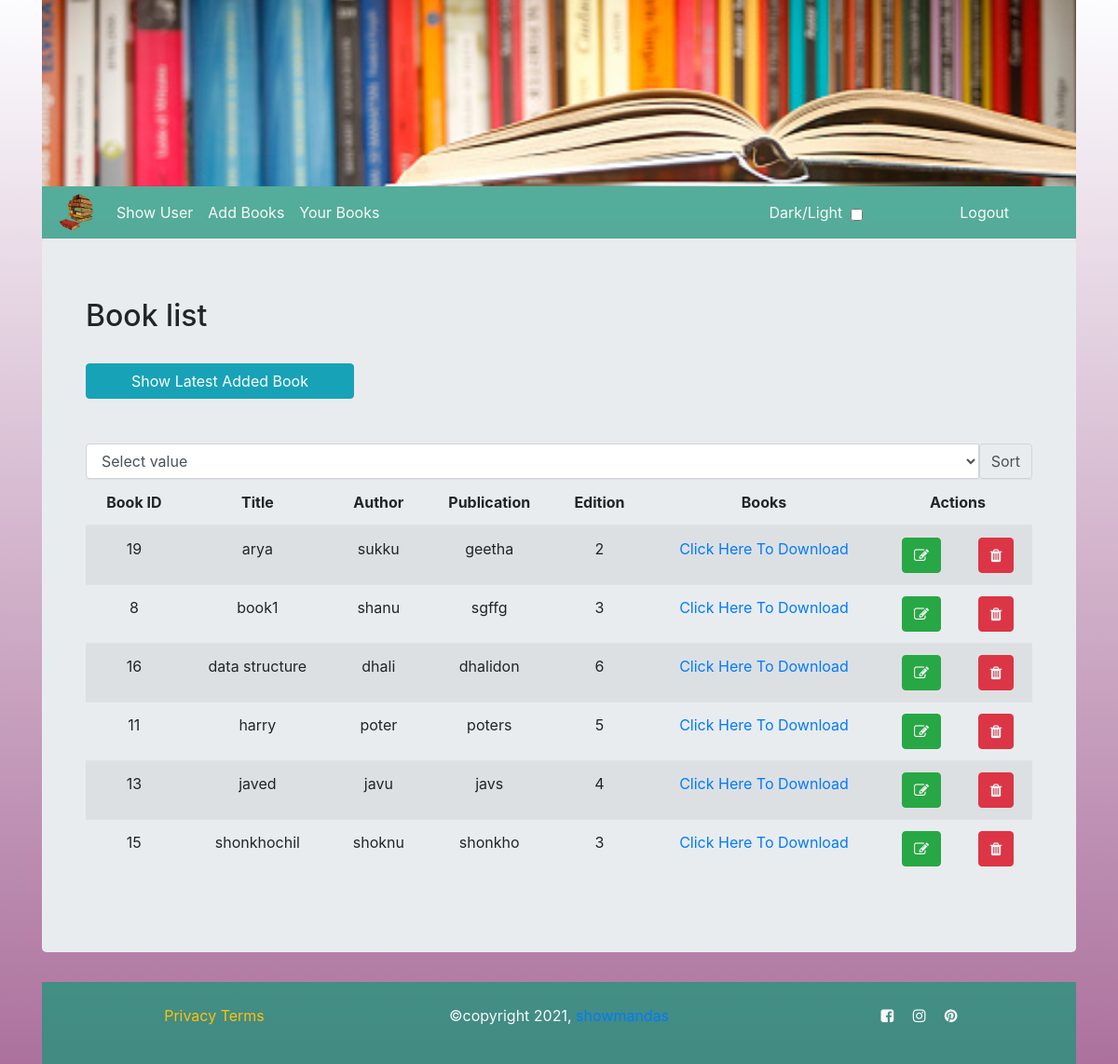
The page /admin/booklist.php (signed in) on the database its author committed.
### tables this page shows
CREATE TABLE `booklists` (
  `id` int(11) NOT NULL,
  `username` varchar(255) NOT NULL,
  `title` varchar(255) NOT NULL,
  `author` varchar(255) NOT NULL,
  `publication` varchar(255) NOT NULL,
  `edition` varchar(255) NOT NULL,
  `files` varchar(255) NOT NULL
);

### admin/booklist.php (the view, shortened to what this page needs)
<!DOCTYPE html>
<html lang="en">
<head>
<link rel="stylesheet" href="https://maxcdn.bootstrapcdn.com/bootstrap/4.5.2/css/bootstrap.min.css">
<link rel="stylesheet" href="https://cdnjs.cloudflare.com/ajax/libs/font-awesome/4.7.0/css/font-awesome.min.css" />
<link rel="stylesheet" href="css/style.css">
</head>
<body style="background-image:linear-gradient(to bottom, rgba(245, 246, 252, 0.3), rgba(117, 19, 93, 0.6)),
    url('images/bgimg.jpg');">
<div class="wrapper container">
  <?php
  include 'header.php'
  ?>
<?php
include 'nav.php';
?>
<div class="jumbotron">
<div class="container table-responsive-sm">
  <h2>Book list</h2>
  <a  class="btn btn-info mb-5 mt-4 px-5" href="latest.php" name="latest" id="latest">Show Latest Added Book</a>
<form action="" method="get">
<div class="input-group">
  <select name="sort_alphabet" class="form-control">
  <option value="">Select value</option>
</select>
<button type='submit' class="input-group-text btn btn-primary">Sort</button>
  </div>
</form>
  <table class="table table-striped table-hover text-center">
    <thead>
      <tr>
      <th>Book ID</th>
        <th>Title</th>
        <th>Author</th>
        <th>Publication</th>
        <th>Edition</th>
        <th>Books</th>
        <th colspan="2">Actions</th>
      </tr>
    </thead>
    <tbody>
    <?php
include "dbcon.php";
$sort_option="";
$sortquery="select * from booklists order by title $sort_option";
$q_run=mysqli_query($con,$sortquery);
if(mysqli_num_rows($q_run)>0){
  while($resShow=mysqli_fetch_array($q_run)){
    ?>
          <tr>
            <td><?php echo $resShow['id'];?></td>
            <td><?php echo $resShow['title'];?></td>
            <td><?php echo $resShow['author'];?></td>
            <td><?php echo $resShow['publication'];?></td>
            <td><?php echo $resShow['edition'];?></td>
            <td><a href="download.php?file=pdf/.<?php echo $resShow['files']; ?>" name="download">Click Here To Download</a>
            <td> <a href="update.php?id=<?php echo $resShow['id'];?>" class="btn btn-success text-light"><i class="fa fa-pencil-square-o" aria-hidden="true"></i>
           </a> </td>
            <td> <a href="delete.php?id=<?php echo $resShow['id'];?>" class="btn btn-danger text-light"><i class="fa fa-trash" aria-hidden="true"></i>
           </a> </td>
           </tr>
      <?php
       }
}else{
  ?>
  <script>
alert("No record found");
  </script>
  <?php
}
  ?>
  </table>
</div>
</div>
<?php
include 'footer.php';
?>
</div>
</body>
</html>

### css/style.css (style rules this page uses)
* { margin: 0; padding: 0; box-sizing: border-box; }

### rows shown on the page
booklists: id "19", title "arya", author "sukku", publication "geetha", edition "2"
booklists: id "8", title "book1", author "shanu", publication "sgffg", edition "3"
booklists: id "16", title "data structure", author "dhali", publication "dhalidon", edition "6"
booklists: id "11", title "harry", author "poter", publication "poters", edition "5"
booklists: id "13", title "javed", author "javu", publication "javs", edition "4"
booklists: id "15", title "shonkhochil", author "shoknu", publication "shonkho", edition "3"
